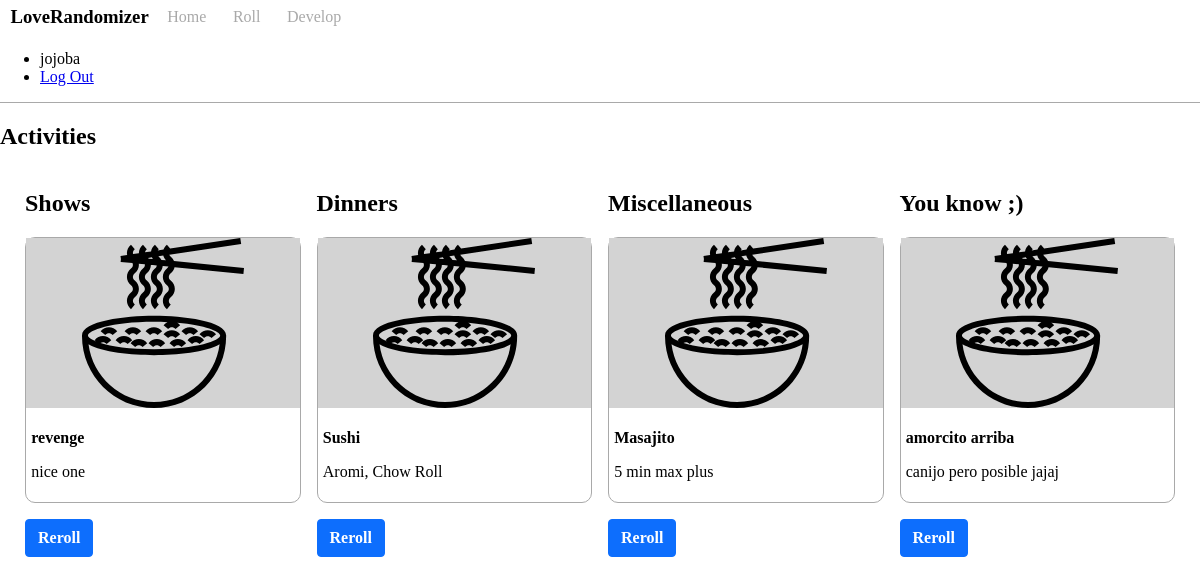
The page /roll/ (signed in) on the database its author committed.
### tables this page shows
CREATE TABLE user (
  id INTEGER PRIMARY KEY AUTOINCREMENT,
  username TEXT UNIQUE NOT NULL,
  password TEXT NOT NULL
);

CREATE TABLE activities (
  id INTEGER PRIMARY KEY AUTOINCREMENT,
  author_id INTEGER NOT NULL,
  name TEXT  NOT NULL,
  description TEXT,
  category TEXT NOT NULL,
  FOREIGN KEY (author_id) REFERENCES user (id)
);

### flaskr/roll.py (the view)
@bp.route('/')
def index():
    db = get_db()
    show = db.execute(
        '''
        SELECT name, description, category
        FROM activities
        WHERE category = 'shows';
        '''
    ).fetchone()
    dinner = db.execute(
        '''
        SELECT name, description, category
        FROM activities
        WHERE category = 'dinners';
        '''
    ).fetchone()
    misc = db.execute(
        '''
        SELECT name, description, category
        FROM activities
        WHERE category = 'misc';
        '''
    ).fetchone()
    sexy = db.execute(
        '''
        SELECT name, description, category
        FROM activities
        WHERE category = 'sexy';
        '''
    ).fetchone()
    acts = [show, dinner, misc, sexy]
    headers = ['Shows', 'Dinners', 'Miscellaneous', 'You know ;)']
    dictacts = []
    for i in range(4):
        if acts[i] != None:
            dictacts.append(dict(acts[i]))
            dictacts[i]['header'] = headers[i]
    return render_template('roll/index.html', acts=dictacts)

### flaskr/auth.py (called while the page is built)
@bp.before_app_request
def load_logged_in_user():
    user_id = session.get('user_id')
    if user_id is None:
        g.user = None
    else:
        g.user = get_db().execute(
            'SELECT * FROM user WHERE id = ?', (user_id,)
        ).fetchone()

### flaskr/db.py (called while the page is built)
def get_db():
    if 'db' not in g:
        g.db = sqlite3.connect(
            current_app.config['DATABASE'],
            detect_types=sqlite3.PARSE_DECLTYPES
        )
        g.db.row_factory = sqlite3.Row
    return g.db

### flaskr/templates/roll/index.html
{% extends 'base.html' %} {% block header %}
<h1>{% block title %}Activities{% endblock %}</h1>
{% endblock %} {% block content %}
<section class="grid columns-4to1 gap-2">
  {% for act in acts %}
  <div>
    <h2>{{act['header']}}</h2>
    <div class="card">
      <div class="bg-gray flex flex-column justify-center">
        <img
          class="svg"
          src="{{ url_for('static', filename='noodles.svg') }}"
          alt="noodles img"
        />
      </div>
      <div class="p-1">
        <h4 class="text my-1">{{act['name']}}</h4>
        <p class="text my-1">{{act['description']}}</p>
      </div>
    </div>
    <a class="abtn primary my-1">Reroll</a>
  </div>
  {% endfor %}
</section>
{% endblock %}

### flaskr/templates/base.html (shortened to what this page needs)
<!DOCTYPE html>
<head>
</head>
<body>
  <link rel="stylesheet" href="{{ url_for('static', filename='style.css') }}" />
  <nav class="bordered">
    <div class="flex flex-row items-center navlinks spacex-2">
      <h3 class="text">LoveRandomizer</h3>
      <a href="{{ url_for('home.index') }}">Home</a>
      <a href="{{ url_for('roll.index') }}">Roll</a>
      <a href="{{ url_for('blog.index') }}">Develop</a>
    </div>
    <ul>
      {% if g.user %}
      <li><span>{{ g.user['username'] }}</span></li>
      <li><a href="{{ url_for('auth.logout') }}">Log Out</a> {% else %}</li>
      <li><a href="{{ url_for('auth.register') }}">Register</a></li>
      <li>
        <a href="{{ url_for('auth.login') }}">Log In</a>
        {% endif %}
      </li>
    </ul>
  </nav>
  <section class="content">
    <header>{% block header %}{% endblock %}</header>
    <main class="container mt-1">{% block content %}{% endblock %}</main>
  </section>
</body>

### flaskr/static/style.css (style rules this page uses)
body { margin: 0; }
.abtn { display: inline-block; font-weight: 600; line-height: 1.5; color: #212529; text-align: center; text-decoration: none; vertical-align: middle; cursor: pointer; -webkit-user-select: none; -moz-user-select: none; user-select: none; background-color: transparent; border: 1px solid transparent; padding: 0.375rem 0.75rem; font-size: 1rem; border-radius: 0.25rem; transition: color .15s ease-in-out,background-color .15s ease-in-out,border-color .15s ease-in-out,box-shadow .15s ease-in-out; }
.primary { color: #fff; background-color: #0d6efd; border-color: #0d6efd; }
.container { width: 100%; margin-right: auto; margin-left: auto; }
@media (min-width: 1200px) { .container { max-width: 1150px; } }
.grid { display: grid; }
.gap-2 { column-gap: 1rem; }
.columns-4to1 { grid-template-columns: repeat(4, 1fr); }
.flex { display: flex; flex-direction: row; align-items: center; }
.flex-row { flex-direction: row; }
.flex-column { flex-direction: column; }
.items-center { align-items: center; }
.justify-center { justify-content: center; }
.text { margin-top: 0; margin-bottom: 0; }
.navlinks a { text-decoration: none; color: darkgray; padding: 0.5rem; }
.spacex-2 a, h3 { margin-left: 0.66rem; margin-right: 0.66remem ; }
.bordered { border-bottom: 1px solid darkgray; }
.card { border: 1px solid darkgray; border-radius: 10px; }
.svg { height: 170px; }
.bg-gray { background-color: lightgray; width: 100%; }
.mt-1 { margin-top: 1rem; }
.my-1 { margin-top: 1rem; margin-bottom: 1rem; }
.p-1 { padding: 0.33rem; }

### rows shown on the page
user: user.username "jojoba"
activities: header "Shows", name "revenge", description "nice one"
activities: header "Dinners", name "Sushi", description "Aromi, Chow Roll"
activities: header "Miscellaneous", name "Masajito", description "5 min max plus"
activities: header "You know ;)", name "amorcito arriba", description "canijo pero posible jajaj"
